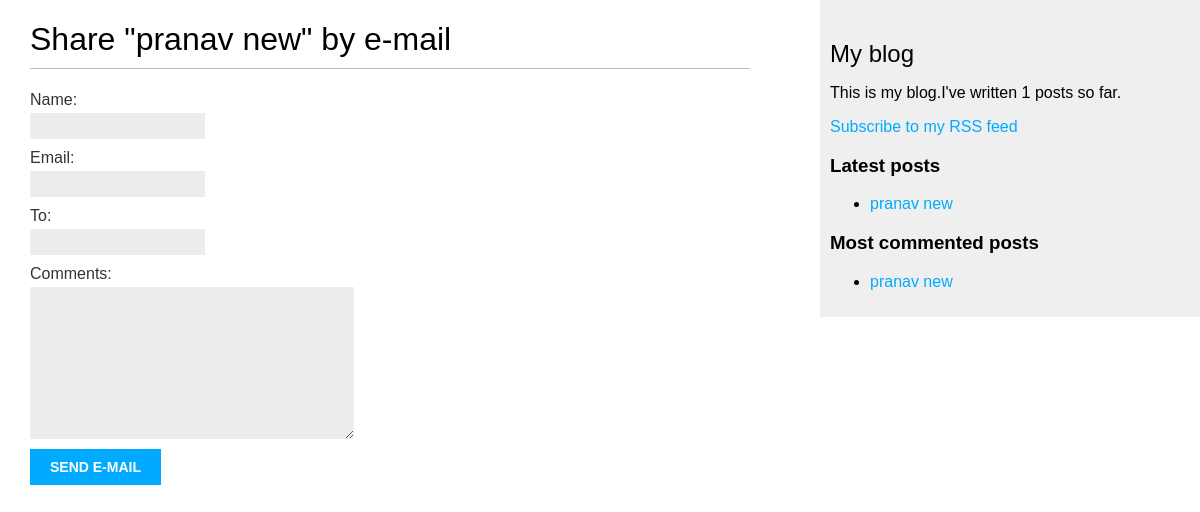
/blog/1/share/, run on an earlier commit of the app's database.
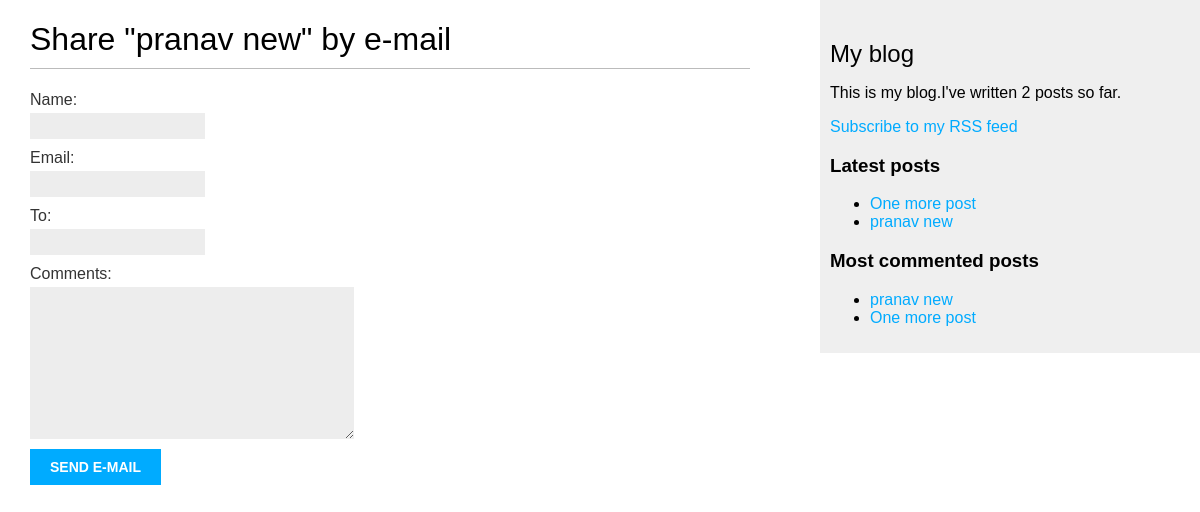
And on a later commit of the database.
### blog/models.py (models this page shows, shortened)
class Post(models.Model):
    def get_absolute_url(self):
        return reverse("blog:post_detail", args=[self.publish.year,self.publish.month,
                        self.publish.day,self.slug])
    objects = models.Manager()
    published = PublishedManager()
    tags = TaggableManager()
    STATUS_CHOICES = (
        ('draft', 'Draft'),
        ('published', 'Published'),
    )
    title = models.CharField(max_length=250)
    slug = models.SlugField(max_length=250, unique_for_date='publish')
    author = models.ForeignKey(User, on_delete=models.CASCADE, related_name='blog_posts')
    body = models.TextField()
    publish = models.DateTimeField(default=timezone.now)
    created = models.DateTimeField(auto_now_add=True)
    updated = models.DateTimeField(auto_now=True)
    status = models.CharField(max_length=10, choices=STATUS_CHOICES, default='draft')
    class Meta:
        ordering = ('-publish',) #- means descending

### blog/views.py (the view)
# urls.py: path('<int:post_id>/share/', views.post_share, name='post_share'),
def post_share(request, post_id):
    post = get_object_or_404(Post, id=post_id, status='published')
    sent = False
    if request.method == 'POST':
        form = EmailPostForm(request.POST)
        if form.is_valid():
            cd = form.cleaned_data
            post_url = request.build_absolute_uri(post.get_absolute_url())
            subject = f"{cd['name']} recommends you read {post.title}"
            message = f"Read {post.title} at {post_url}\n\n" \
                      f"{cd['name']}\'s comments: {cd['comments']}"
            send_mail(subject, message, 'admin@myblog.com', [cd['to']])
            sent = True
    else:
        form = EmailPostForm()
    return render(request, 'blog/post/share.html', {'post':post, 'form':form, 'sent':sent})

### blog/forms.py
class EmailPostForm(forms.Form):
    name = forms.CharField(max_length=25)
    email = forms.EmailField()
    to = forms.EmailField()
    comments = forms.CharField(required=False, widget=forms.Textarea)

### blog/models.py (called while the page is built)
    def get_queryset(self):
        return super(PublishedManager, self).get_queryset().filter(status='published')

### blog/templatetags/blog_tags.py (called while the page is built)
@register.simple_tag
def total_posts(): return Post.published.count()

@register.inclusion_tag('blog/post/latest_posts.html')
def show_latest_posts(count=5):
    latest_posts = Post.published.order_by('-publish')[:count]
    return {'latest_posts': latest_posts}

@register.simple_tag
def get_most_commented_posts(count=5):
    return Post.published.annotate(total_comments=Count('comments')).order_by\
                                    ('-total_comments')[:count]

### blog/templates/blog/post/share.html (shortened to what this page needs)
{% extends "blog/base.html" %}
{% block content %}
    {% if sent %}
        <h1>
            Email successfully sent
        </h1>
        <p>
            "{{ post.title }}" was successfully sent to
            {{ form.cleaned_data.to }}
        </p>
    {% else %}
        <h1>
            Share "{{ post.title }}" by e-mail
        </h1>
        <form method="post">
            {{ form.as_p }}
            <input type="submit" value="Send e-mail">
        </form>
    {% endif %}
{% endblock %}

### blog/templates/blog/base.html (shortened to what this page needs)
{% load blog_tags %}
{% load static %}
<!DOCTYPE html>
<html lang="en">
<head>
    <link href="{% static "blog.css" %}" rel="stylesheet">
</head>
<body>
    <div id="content">
        {% block content%}
        {% endblock %}
    </div>
    <div id="sidebar">
        <h2>My blog</h2>
        <p>This is my blog.I've written {% total_posts %} posts so far.</p>
        <p>
            <a href="{% url "blog:post_feed"%}">Subscribe to my RSS feed</a>
        </p>
        <h3>Latest posts</h3>
        {% show_latest_posts 3%}
        <h3>Most commented posts</h3>
        {% get_most_commented_posts as most_commented_posts%}
        <ul>
            {% for post in most_commented_posts %}
            <li>
                <a href="{{post.get_absolute_url}}">{{post.title}}</a>
            </li>
            {% endfor %}
        </ul>
    </div>
</body>
</html>

### blog/templates/blog/post/latest_posts.html
<ul>
    {% for post in latest_posts %}
    <li>
        <a href="{{ post.get_absolute_url }}">
            {{post.title}}
        </a>
    </li>
    {% endfor %}
</ul>

What changed in the data, as far as the page shows it:
now on this page (row edited): Post: title "One more post"
Also different on the page:
text no longer shown: "1"
text now shown: "2"
